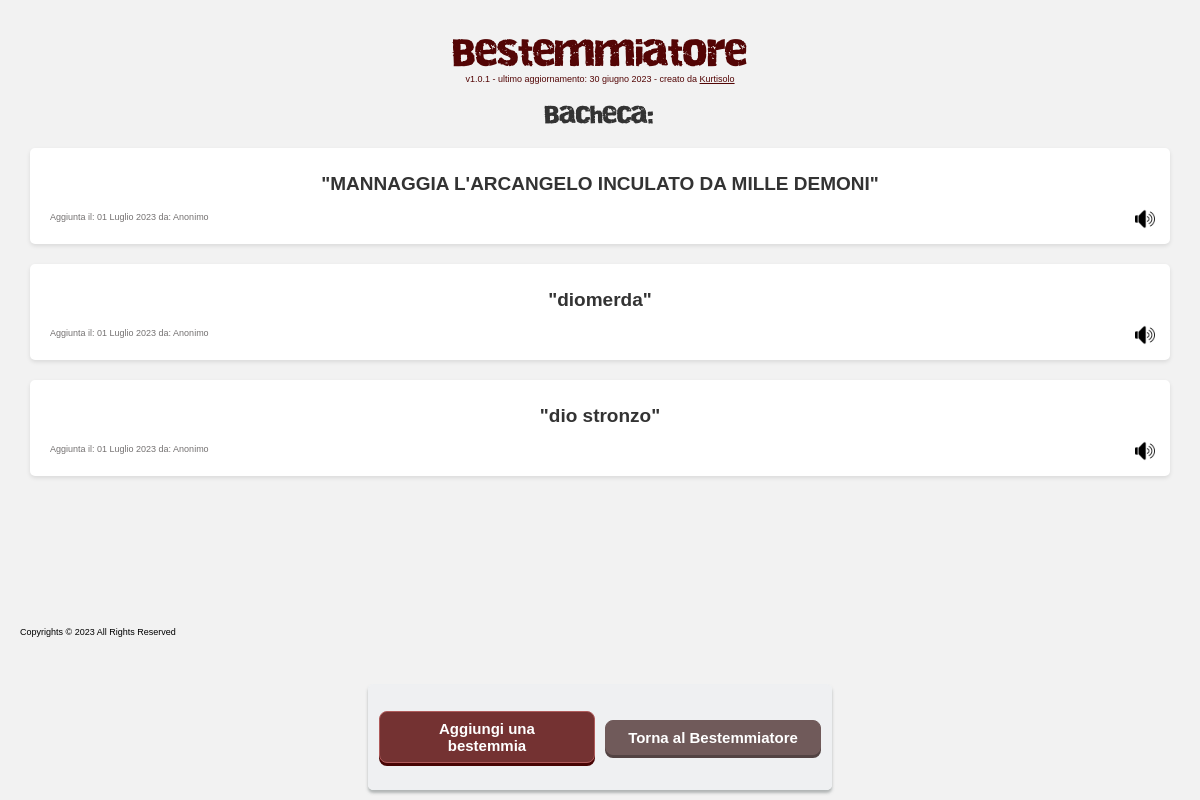
The page /bacheca/ on the database its author committed.
### bacheca/models.py (models this page shows, shortened)
class BestemmiaBacheca(models.Model):
    bestemmia_bacheca = models.CharField(max_length=500)
    data_bestemmia = models.DateTimeField(default=datetime.now)
    audio_file_path = models.CharField(max_length=255, blank=True)
    autore = models.CharField(max_length=100, default='Anonimo')
    class Meta:
        verbose_name_plural = "Bestemmie bacheca"

### bacheca/views.py (the view)
# urls.py: path('', views.bacheca, name='bacheca'),
def bacheca(request):
    bestemmie = BestemmiaBacheca.objects.order_by('-data_bestemmia')
    return render(request, 'bacheca.html', {'bestemmie': bestemmie})

### bacheca/templates/bacheca.html (shortened to what this page needs)
<!DOCTYPE html>
<html>
<head>
    {% load static %}
    <link rel="stylesheet" type="text/css" href="{% static 'font.css' %}">
</head>
<body>
    <h1>Bestemmiatore</h1>
    <p class="version">v1.0.1 - ultimo aggiornamento: 30 giugno 2023 - creato da <a href="https://www.instagram.com/opposable.thumb/">Kurtisolo</a></p>
    <h2>Bacheca:</h2>
    <ul class="bestemmie-list">
        {% for bestemmia in bestemmie %}
        <li>
            <form>
                <h3>"{{ bestemmia.bestemmia_bacheca }}"</h3>
                <h4>Aggiunta il: {{ bestemmia.data_bestemmia|date:"d F Y"}} da: Anonimo</h4>
                <img class="audio-icon" src="{% static 'audio.png' %}" alt="Icona" onclick="playAudio('{{ bestemmia.audio_file_path }}')">
            </form>
        </li>
        {% empty %}
        <li>Nessuna bestemmia disponibile.</li>
        {% endfor %}
    </ul>
    <br><br><br><br><br><br><br>
    <div class="button-container">
        <ul>
            <li class="button-list-item">
                <button class="button button-highlight" onclick="location.href='/bacheca/contribuisci'">Aggiungi una bestemmia</button>
                <button class="button button-highlight2" onclick="location.href='/'">Torna al Bestemmiatore</button>
            </li>
        </ul>
    </div>
    <p class="version2">Copyrights © 2023 All Rights Reserved</p>
</body>
</html>

### bacheca/templates/bacheca.html (style rules this page uses)
body { font-family: Arial, sans-serif; background-color: #f2f2f2; margin: 0; padding: 20px; }
.version { font-size: 9px; color: #888; margin-bottom: 20px; margin-top: 1px; text-align: center; color: #530505 }
.version2 { font-size: 9px; color: #888; margin-bottom: 20px; margin-top: 5px; text-align: left; color: #000000 }
h1 { color: #530505; font-size: 26px; margin-bottom: 1px; text-align: center; font-family: 'Beast', Arial, sans-serif; vertical-align: bottom; }
h2 { color: #333; margin-bottom: 20px; font-size: 17px; text-align: center; font-family: 'Beast', Arial, sans-serif; }
h3 { color: #333; font-size: 19px; margin: 5px; text-align: center; }
h4 { color: #747171; font-size: 9px; margin-top: 17px; margin-bottom: 2px; text-align:left; font-weight: normal; }
li { margin: 10px; }
form { background-color: #fff; padding: 20px; border-radius: 5px; box-shadow: 0 2px 4px rgba(0, 0, 0, 0.1); position: relative; }
a { color: #530505; }
.button { font-weight: bold; margin: 16px auto; padding: 10px 27px; background-color: #743232; box-shadow: 0px 3px 0px 0px #470404; color: white; border: 1px solid #af5b5b; border-radius: 8px; cursor: pointer; font-size: 20px; display: block; width: 70%; }
.button-highlight { margin-right: 10px; background-color: #743232; box-shadow: 0px 3px 0px 0px #470404; color: white; border: 1px solid #af5b5b; border-radius: 8px; cursor: pointer; font-size: 15px; display: block; width: 70%; padding: 8px 20px; }
.button-highlight2 { background-color: #705a5a; box-shadow: 0px 3px 0px 0px #524343; color: white; border: 1px solid #705a5a; border-radius: 8px; cursor: pointer; font-size: 15px; display: block; width: 70%; padding: 8px 20px; }
.button-container { background-color: #f2f2f200; position: fixed; bottom: 0; left: 0; right: 0; padding: 0px;; display: flex; justify-content: center; }
li.button-list-item { margin: 10px; border: 1px solid #EEF0F2; box-shadow: 0px 3px 3px 0px #9ea3a3c4; padding: 10px; border-radius: 5px; background-color: #eef0f2e1; display: flex; justify-content: space-between; align-items: center; }
ul.bestemmie-list { list-style-type: none; padding: 0; margin: 0; }
ul.bestemmie-list li { margin-bottom: 20px; }
ul { list-style-type: none; padding: 0; margin: 0; }
.audio-icon { position: absolute; bottom: 15px; right: 15px; width: 20px; height: 20px; }

### rows shown on the page
BestemmiaBacheca: bestemmia_bacheca "MANNAGGIA L'ARCANGELO INCULATO DA MILLE DEMONI", data_bestemmia "01 Luglio 2023"
BestemmiaBacheca: bestemmia_bacheca "diomerda", data_bestemmia "01 Luglio 2023"
BestemmiaBacheca: bestemmia_bacheca "dio stronzo", data_bestemmia "01 Luglio 2023"
